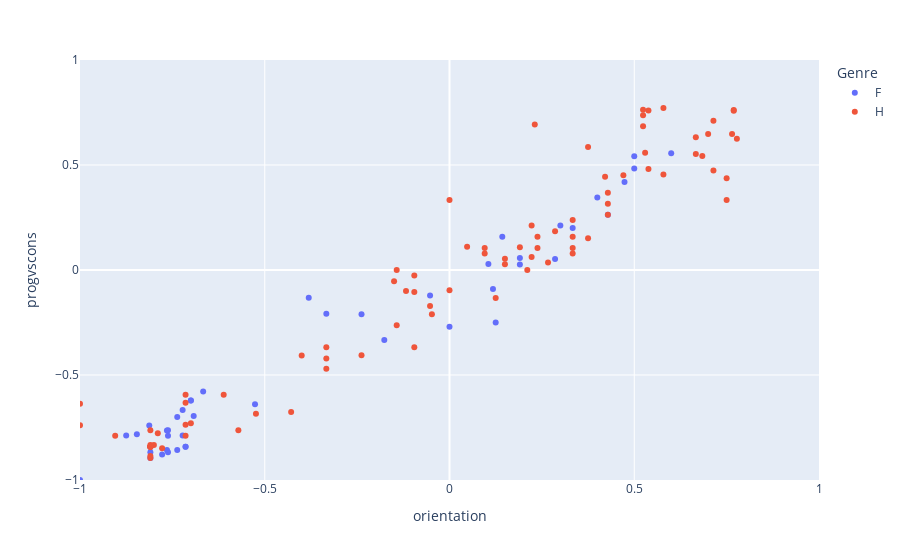

Here is the notebook cell this chart was saved with:
### Code cell
fig = px.scatter(counts_df, x="orientation", y="progvscons",  color='Genre', hover_name='name')
fig.update_xaxes(range=[-1, 1])
fig.update_yaxes(range=[-1, 1])
fig.show()

### Figure 1 — Plotly figure (JSON) as saved in the notebook; plotly's stock layout.template omitted (floating-point values rounded to 4 significant figures)
{"data": [{"hovertemplate": "<b>%{hovertext}</b><br><br>Genre=F<br>orientation=%{x}<br>progvscons=%{y}<extra></extra>", "hovertext": ["Adeline CRETTENAND", "Alina DARBELLAY", "Caroline REYNARD", "Chantal CARLEN", "Christelle HERITIER", "Christine ROUX", "Cilette CRETTON", "Claudia ALPIGER", "Claudia GAILLARD MOREND", "Corinne DUC BONVIN", "Célina RAMSAUER", "Danica ZURBRIGGEN LEHNER", "Emilie PRAZ", "Fabienne MURMANN", "Florence CARRON DARBELLAY", "Florine CARRON", "Gabrielle BARRAS", "Gabrielle CORNUT-ZUFFEREY", "Géraldine GIANADDA", "Géraldine GRANGES GUENOT", "Géraldine GRANGES-GUENOT", "Géraldine POUGET-ZUFFEREY", "Ida HÄFLIGER", "Janine REY-SIGGEN", "Jenny VOEFFRAY", "Joséphine WAEBER", "Kamy MAY", "Laurence VUAGNIAUX", "Lucile CURDY", "Léa ROUILLER DESSIMOZ", "Madeleine KUONEN-EGGO", "Maria ARNOLD-ESCHER", "Marie ZUCHUAT", "Martine ROUILLER", "Monika HOLZEGGER", "Mélanie FOLLONIER", "Natacha MARET", "Natascha FARQUET", "Pascale FUMEAUX", "Patricia CASAYS", "Rahel ZIMMERMANN", "Raymonde SCHOCH", "Ruth STALDER", "Sabine FOURNIER", "Sophie BORNET", "Sophie DUCREY"], "legendgroup": "F", "marker": {"color": "#636efa", "symbol": "circle"}, "mode": "markers", "name": "F", "orientation": "v", "showlegend": true, "type": "scatter", "x": [0.3333, -0.8462, -0.7619, 0.6, -0.6923, 0.4, -0.7619, -0.7, -0.7143, -0.7368, -0.7647, -0.3333, -0.8095, 0.4286, 0, -0.7368, 0.5, -0.7778, -0.8125, -1, 0.5, 0.1905, -0.05263, -0.8095, -0.1765, 0.3, 0.1429, -0.7619, -0.7222, -0.875, -0.7222, 0.4737, 0.1905, -0.8095, -0.381, 0.125, 0.2857, -0.5263, -0.7647, 0.1176, -0.7, -0.6667, -0.2381, -0.8095, 0.1053, -0.7143], "xaxis": "x", "y": [0.2, -0.7826, -0.7895, 0.5556, -0.6957, 0.3448, -0.7632, -0.6216, -0.8421, -0.8571, -0.7647, -0.2083, -0.8421, 0.2632, -0.2703, -0.7, 0.4839, -0.8788, -0.7407, -1, 0.5417, 0.02632, -0.1212, -0.8421, -0.3333, 0.2121, 0.1579, -0.8684, -0.7879, -0.7879, -0.6667, 0.4194, 0.05714, -0.8684, -0.1316, -0.25, 0.05263, -0.6389, -0.8571, -0.09091, -0.6216, -0.5789, -0.2105, -0.8947, 0.02857, -0.8421], "yaxis": "y"}, {"hovertemplate": "<b>%{hovertext}</b><br><br>Genre=H<br>orientation=%{x}<br>progvscons=%{y}<extra></extra>", "hovertext": ["Alain DUBOSSON", "Alain LÉGER", "Alain SCHÖNBETT", "Alex BONVIN", "Arnaud DUBOIS", "Bernard OBERHOLZER", "Bernard TROILLET", "Blaise CRETTOL", "Christian ESCHER", "Claude NANÇOZ", "Claudy BESSE", "Côme VUILLE", "Damien CLERC", "Damien FUMEAUX", "Damien LUISIER", "Damien RABOUD", "Dominik KNUBEL", "Edmond PERRUCHOUD", "Fabian ZURBRIGGEN", "Fabien THETAZ", "Felix RUPPEN", "Flavio SCHMID", "Florent FAVRE", "Florian EVEQUOZ", "François GENOUD", "François QUENNOZ", "Frédéric PITTELOUD", "Gaël BOURGEOIS", "Georges VIONNET", "Gerhard SCHMID", "German EYER", "Grégoire VANNAY", "Gérard SALAMIN", "Hermann BRUNNER", "Jacques BLANC", "Jean BONNARD", "Jean ZERMATTEN", "Jean-Baptiste UDRESSY", "Jean-Daniel NANCHEN", "Jean-Dominique CIPOLLA", "Jean-François LOVEY", "Jean-Marc DUPONT", "Jean-Marc SAVIOZ", "Jean-Pierre REY", "Johan ROCHEL", "Jérôme FORMAZ", "Kurt REGOTZ", "Leander WILLINER", "Lukas JÄGER", "Lukas KALBERMATTEN", "Léonard BENDER", "Marc-Antoine GENOLET", "Marius DUMOULIN", "Martin SCHÜRCH", "Mathieu CALOZ", "Mathieu SARRASIN", "Matteo ABÄCHERLI", "Michael BURGENER", "Michael KREUZER", "Narcisse CRETTENAND", "Nicolas BONVIN", "Nicolas CHABLAIS", "Nicolas METTAN", "Olivier DERIVAZ", "Paul BURGENER", "Peter BURRI", "Peter BÄHLER", "Philippe BENDER", "Pierre DARBELLAY", "Pierre SCHERTENLEIB", "Pierre-Alain RAEMY", "Rafael WELSCHEN", "Rainer MATHIER", "Ralph DESSIMOZ", "Ralph KUMMER", "Remo SCHNYDER", "Romain UDRY", "Romano AMACKER", "Sandro FONTANA", "Stéphane CLAVIEN", "Thomas MATTER", "Vincent BOAND", "Vincent GÜNTHER", "Vincent LUYET", "Yann RODUIT"], "legendgroup": "H", "marker": {"color": "#EF553B", "symbol": "circle"}, "mode": "markers", "name": "H", "orientation": "v", "showlegend": true, "type": "scatter", "x": [0.7692, 0.15, -0.3333, 0.7, -0.5714, -1, -0.1429, -0.8095, -0.05263, 0.125, 0.4706, -0.3333, 0.7778, 0.6667, 0.2222, 0.5294, -0.15, 0.7692, 0.5238, -0.7778, 0.75, 0.3333, 0.375, -0.9048, -0.2381, 0.4211, 0.2381, -1, -0.8095, -0.7143, -0.7143, -0.09524, 0.3333, -0.09524, -0.6111, -0.8095, -0.7895, 0.7647, -0.8095, 0.6667, -0.8, -0.8095, 0.2857, -0.3333, -0.7143, 0.6842, 0.04762, 0.15, 0.5385, 0.2222, -0.7143, 0.7143, 0.2381, 0.7143, -0.09524, 0, 0.4286, 0.4286, 0.5238, 0.3333, 0.3333, 0, -0.4, -0.7, -0.1176, -0.1429, 0.5789, 0.09524, 0.75, -0.8095, -0.5238, 0.5385, 0.4286, 0.2105, 0.2308, 0.375, 0.2667, 0.5238, 0.09524, -0.4286, -0.04762, 0.5789, -0.8095, -0.8095, 0.1905], "xaxis": "x", "y": [0.7619, 0.05405, -0.4706, 0.6471, -0.7632, -0.6364, -0.2632, -0.8333, -0.1714, -0.1333, 0.4516, -0.3684, 0.625, 0.6316, 0.2121, 0.5588, -0.05405, 0.7586, 0.7632, -0.8485, 0.4375, 0.2381, 0.1515, -0.7895, -0.4054, 0.4444, 0.1579, -0.7391, -0.8421, -0.6316, -0.5946, -0.1053, 0.1579, -0.02632, -0.5938, -0.7632, -0.7778, 0.6471, -0.8421, 0.5526, -0.8333, -0.8421, 0.1842, -0.4211, -0.7895, 0.5429, 0.1111, 0.02703, 0.76, 0.0625, -0.7368, 0.7105, 0.1053, 0.4737, -0.3684, -0.09677, 0.3684, 0.2632, 0.6842, 0.1053, 0.07895, 0.3333, -0.4074, -0.7297, -0.1, 0, 0.7714, 0.1053, 0.3333, -0.8421, -0.6842, 0.4815, 0.3158, 0, 0.6923, 0.5862, 0.03571, 0.7368, 0.07895, -0.6757, -0.2105, 0.4545, -0.8947, -0.8857, 0.1081], "yaxis": "y"}], "layout": {"legend": {"title": {"text": "Genre"}, "tracegroupgap": 0}, "margin": {"t": 60}, "xaxis": {"anchor": "y", "domain": [0, 1], "range": [-1, 1], "title": {"text": "orientation"}}, "yaxis": {"anchor": "x", "domain": [0, 1], "range": [-1, 1], "title": {"text": "progvscons"}}}}
